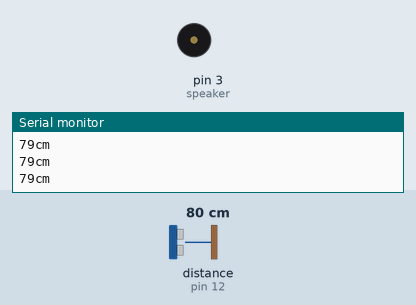
Recording of a sketch running on a simulated Arduino Uno, built with avr-gcc and run on an emulated ATmega328P. On the bench: buzzer (waves = sounding), the last lines printed to the serial monitor. Wiring (inferred from the names in the program): ultrasonic range finder: trigger pin 6; echo pin 12. The inputs (shaded band) are chosen by the test bench; at power-on: distance to the obstacle (sensor on pin 12) 80 cm. The echo pulse lasts 58.3 µs per cm.

Above: at 1.2 s.
1.3 s: distance to the obstacle (sensor on pin 12) set to 2 cm
At 2.3 s:
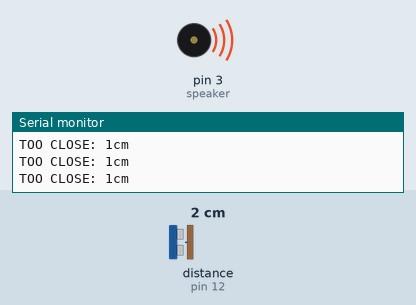
3.0 s: distance to the obstacle (sensor on pin 12) set to 4 cm
At 3.8 s:
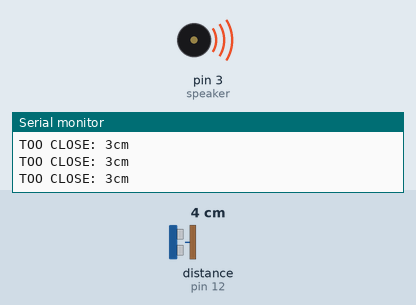
Timing chart, 0 to 6.0 s (numbered marks = the images above; inputs shaded):
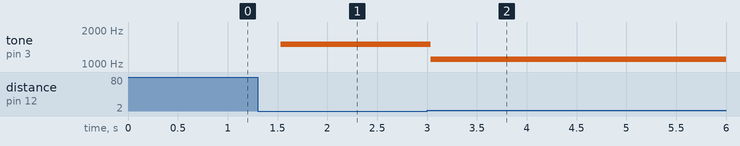

Measured:
- after the input at 1.3 s, tone on pin 3 (speaker): silent → 1500 Hz after 0.23 s
- after the input at 3.0 s, tone on pin 3 (speaker): 1500 Hz → 1100 Hz at once

The sketch:

sketch_dec10a.ino
```cpp
int trigPin = 6;    // Trigger
int echoPin = 12;    // Echo
long duration, cm, inches;
int speaker = 3;

void setup() {
  //Serial Port begin
  Serial.begin (9600);
  //Define inputs and outputs
  pinMode(trigPin, OUTPUT);
  pinMode(echoPin, INPUT);
  pinMode(speaker, OUTPUT);
}

void loop() {
  // The sensor is triggered by a HIGH pulse of 10 or more microseconds.
  // Give a short LOW pulse beforehand to ensure a clean HIGH pulse:
  digitalWrite(trigPin, LOW);
  delayMicroseconds(5);
  digitalWrite(trigPin, HIGH);
  delayMicroseconds(10);
  digitalWrite(trigPin, LOW);

  // Read the signal from the sensor: a HIGH pulse whose
  // duration is the time (in microseconds) from the sending
  // of the ping to the reception of its echo off of an object.
  pinMode(echoPin, INPUT);
  duration = pulseIn(echoPin, HIGH);

  // Convert the time into a distance
  cm = (duration/2) / 29.1;     // Divide by 29.1 or multiply by 0.0343
  inches = (duration/2) / 74;   // Divide by 74 or multiply by 0.0135

  //if the distance in cm is lower than 6, play a low pitched sound
  if (cm == 6){
      tone(speaker, 500);
      Serial.println();
      Serial.print("TOO CLOSE: ");
  }  else if (cm == 5){
      tone(speaker, 700);
      Serial.println();
      Serial.print("TOO CLOSE: ");

   } else if (cm == 4){
      tone(speaker, 900);
      Serial.println();
      Serial.print("TOO CLOSE: ");
   } else if (cm == 3){
      tone(speaker, 1100);
      Serial.println();
      Serial.print("TOO CLOSE: ");
   }else if (cm == 2){
      tone(speaker, 1300);
      Serial.println();
      Serial.print("TOO CLOSE: ");
   } else if (cm == 1){
      tone(speaker, 1500);
      Serial.println();
      Serial.print("TOO CLOSE: ");
   } else{
      noTone(speaker);

    }
  Serial.print(cm);
  Serial.print("cm");
  Serial.println();
  Serial.println();

  delay(250);

}
```
